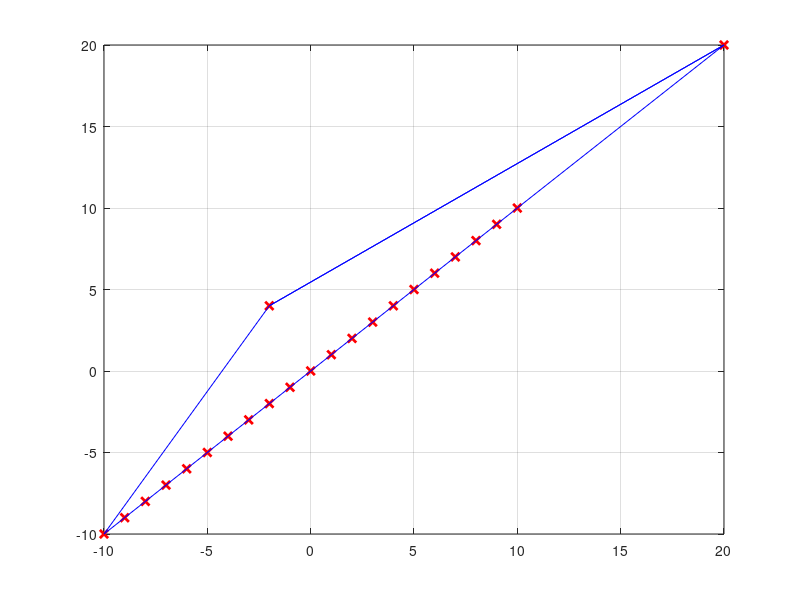

The MATLAB script that drew this image:
clear
clc

% Alunoi: Cauã Magalhães Pereira 
% Turma: 205
% Exercício 4 da Lista O

%Plotando os pontos:

x= -10:1:10;
figure('name',"Exercicio 4 Lista 0", "NumberTitle",'off');
plot(-2,4,'rx', 'linewidth', 2);
hold on
plot(x,x,'rx', 'linewidth', 2);
hold on
plot(20,20,'rx', 'linewidth', 2);
grid
hold on

%Plotando as linhas

aux = [-2, -10, 20,-2,20];
aux2 = [4,-10,20,4,20];
plot(aux,aux2,'b');
hold on


